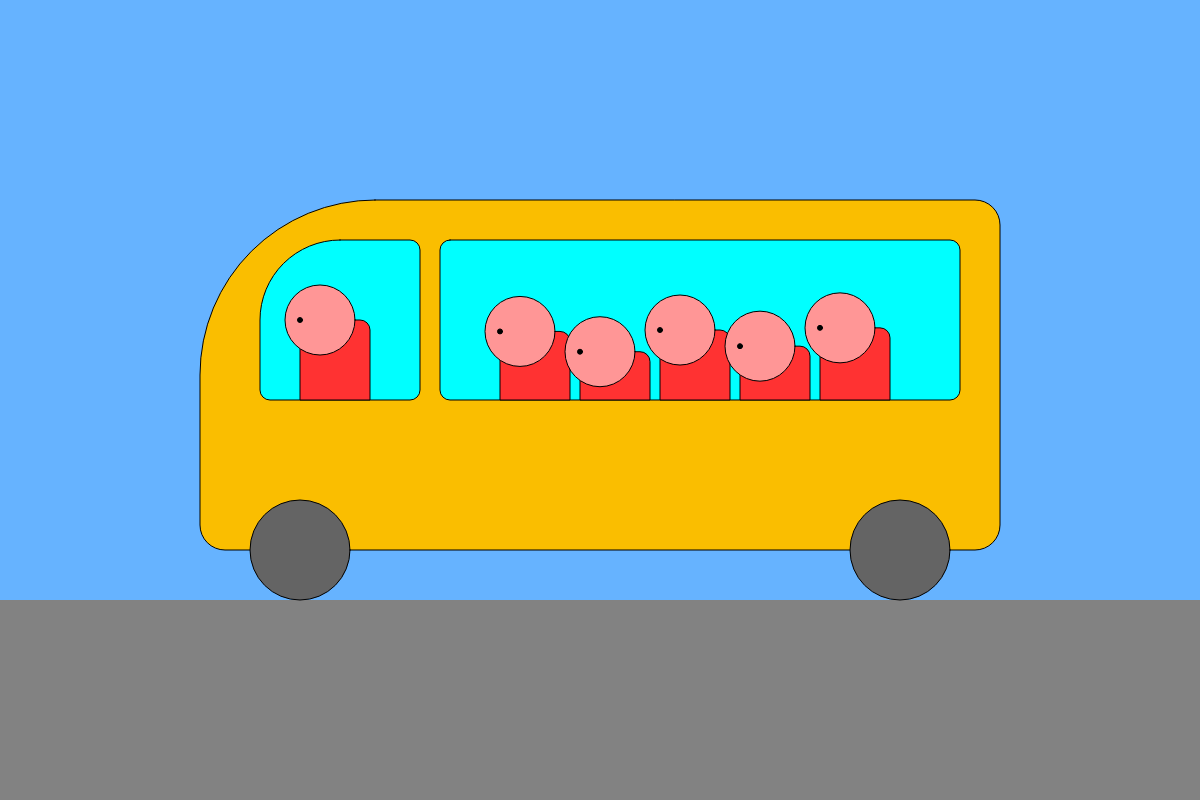
Frame 1 (no input)
Frame 60 (no input): identical to frame 1, image omitted
Frame 120 (the mouse pressed at the canvas centre since frame 60): identical to frame 1, image omitted

The p5.js sketch that drew this single still picture (run headless with seeded random() and noise() and a simulated clock; from frame 60 on, the mouse is pressed at the canvas centre):

// p5.js sketch
// ── sketch.js

var bus;
var floorPos_y;

function setup()
{

    createCanvas(1200,800);
    floorPos_y = 600;
    bus = {
        x: 200, 
        length: 800, 
        height: 400, 
        wheelDia: 100, 
        // driver_pos_x: 0.15, 
        driver: undefined,
        passengers : [ ]

    };

    var driver = {
        x: 0.15,
        height: 80
    }
    bus.driver = driver;
    for (var i = 0; i < 5; i++)
    {
        var passenger = {
            x: 0.4 + i * 0.1,
            height: random(40,80),

        }

        bus.passengers.push(passenger);
    }
}

function draw()
{
    
    background(102,179,255);
    
    noStroke();
    fill(130);
    rect(0,floorPos_y,width, height - floorPos_y);
    
    //draw the bus
    stroke(0);
    fill(250,190,0);
    
    rect(
        bus.x, 
        floorPos_y - bus.height, 
        bus.length, 
        bus.height - bus.wheelDia/2,
        200,
        25,
        25,
        25
    );
    
    //the wheels
    fill(100);
    ellipse(
        bus.x + bus.wheelDia, 
        floorPos_y - bus.wheelDia/2,
        bus.wheelDia
    )
    
        ellipse(
        bus.x - bus.wheelDia + bus.length, 
        floorPos_y - bus.wheelDia/2,
        bus.wheelDia
    )
    
    //the windows
    
    fill(0,255,255);
    
    rect(
    bus.x + bus.length * 0.075,
    floorPos_y - bus.height * 0.9, 
    bus.length * 0.2, 
    bus.height * 0.4, 
    150,
    10,
    10,
    10    
    );
    
    rect(
        bus.x + bus.length * 0.3,
        floorPos_y - bus.height * 0.9, 
        bus.length * 0.65, 
        bus.height * 0.4, 
        10);
    
    var basePos_y = floorPos_y - bus.height * 0.9 + bus.height * 0.4;
    var centerPos_x = bus.x + bus.driver.x * bus.length;
    
    drawPerson(
        centerPos_x, 
        basePos_y,
        bus.driver
    );
    for (var i =0 ; i < bus.passengers.length; i++)
    {
        var centerPos_x = bus.x + bus.passengers[i].x * bus.length;
        drawPerson(
            centerPos_x,
            basePos_y,
            bus.passengers[i]
        )

    }
    
}


function drawPerson(center_pos_x, base_pos_y, attributes)
{
    fill(255,50,50);
    rect(center_pos_x - 20, base_pos_y - attributes.height, 
         70, attributes.height,
         10,10,0,0);
    
    fill(255,150,150);
    ellipse(center_pos_x, base_pos_y - attributes.height, 70);
    
    fill(0);
    ellipse(center_pos_x - 20, base_pos_y - attributes.height, 5);
}
